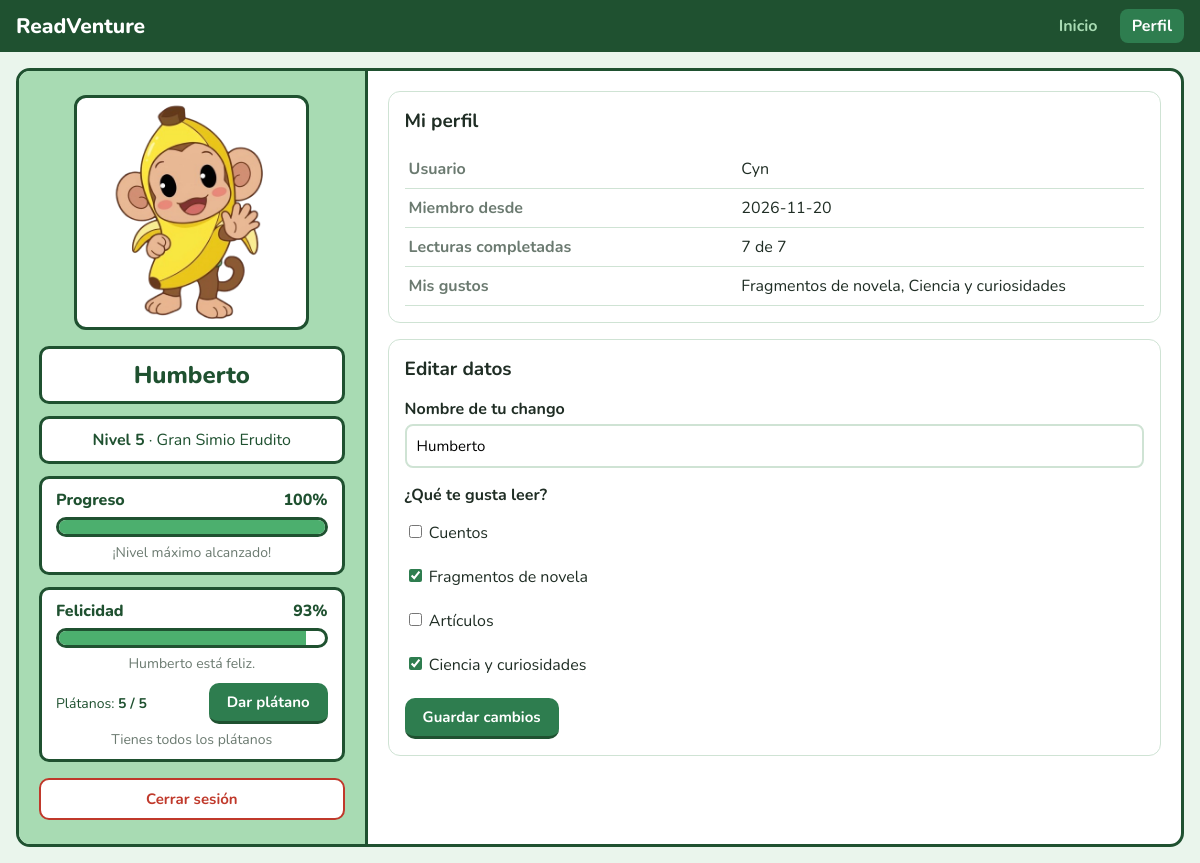
The app's page /perfil (signed in) with its own data.
### tables this page shows
CREATE TABLE usuarios (
            id INTEGER PRIMARY KEY AUTOINCREMENT,
            usuario TEXT UNIQUE NOT NULL,
            password TEXT NOT NULL,
            nombre_chango TEXT DEFAULT 'Chango',
            preferencias TEXT DEFAULT '',
            creado_en TEXT DEFAULT (date('now')),
            felicidad INTEGER DEFAULT 100,
            platanos INTEGER DEFAULT 3,
            felicidad_desde TEXT,   -- última vez que se le bajó la felicidad
            platanos_desde TEXT     -- última vez que se le recargó un plátano
        );

### app.py (the view, shortened to what this page needs)
@app.route("/perfil", methods=["GET", "POST"])
def perfil():
    usuario = usuario_actual()
    if not usuario:
        return redirect(url_for("login"))
    error = None
    mensaje = None
    lista = lecturas_con_estado(usuario)
    completadas = len([item for item in lista if item["estado"] == "completada"])
    gustos = [CATEGORIAS[c] for c in usuario["preferencias"].split(",") if c in CATEGORIAS]
    return render_template("perfil.html", usuario=usuario, categorias=CATEGORIAS,
                           actuales=usuario["preferencias"].split(","), gustos=gustos,
                           completadas=completadas, total=len(lista),
                           chango=progreso_del_chango(completadas),
                           mascota=actualizar_mascota(usuario["id"]),
                           error=error, mensaje=mensaje)

### app.py (called while the page is built, shortened)
def conectar():
    conexion = sqlite3.connect(BASE_DE_DATOS)
    conexion.row_factory = sqlite3.Row  # permite usar fila["columna"]
    return conexion

def usuario_actual():
    if "usuario_id" not in session:
        return None
    conexion = conectar()
    usuario = conexion.execute(
        "SELECT * FROM usuarios WHERE id = ?", (session["usuario_id"],)
    ).fetchone()
    conexion.close()
    return usuario

def progreso_del_chango(completadas):
    numero = numero_de_etapa(completadas)
    etapa = ETAPAS[numero]
    if numero == len(ETAPAS) - 1:
        return {"etapa": etapa, "numero": numero + 1, "siguiente": None,
                "porcentaje": 100, "hechas": 0, "necesarias": 0}

def numero_de_etapa(completadas):
    etapa = 0
    for i, info in enumerate(ETAPAS):
        if completadas >= info["lecturas"]:
            etapa = i
    return etapa

### templates/perfil.html (shortened to what this page needs)
{% extends "base.html" %}
{% block contenido %}
<div class="dos-columnas">
  <div class="columna-chango">
    {% include "_chango.html" %}
    <a class="boton boton-salir" href="{{ url_for('logout') }}">Cerrar sesión</a>
  </div>
  <div class="columna-niveles">
    <section class="caja">
      <h2>Mi perfil</h2>
      <table class="datos">
        <tr><th>Usuario</th><td>{{ usuario.usuario }}</td></tr>
        <tr><th>Miembro desde</th><td>{{ usuario.creado_en }}</td></tr>
        <tr><th>Lecturas completadas</th><td>{{ completadas }} de {{ total }}</td></tr>
        <tr><th>Mis gustos</th><td>{{ gustos | join(', ') }}</td></tr>
      </table>
    </section>
    <section class="caja">
      <h2>Editar datos</h2>
      <form method="post" class="formulario-perfil">
        <label for="nombre_chango">Nombre de tu chango</label>
        <input type="text" id="nombre_chango" name="nombre_chango" maxlength="30" value="{{ usuario.nombre_chango }}">
        <p class="etiqueta">¿Qué te gusta leer?</p>
        {% for clave, nombre in categorias.items() %}
        <label class="opcion">
          <input type="checkbox" name="categorias" value="{{ clave }}" {% if clave in actuales %}checked{% endif %}>
          {{ nombre }}
        </label>
        {% endfor %}
        <button type="submit" class="boton">Guardar cambios</button>
      </form>
    </section>
  </div>
</div>
{% endblock %}

### templates/base.html (shortened to what this page needs)
<!doctype html>
<html lang="es">
<head>
  <link rel="stylesheet" href="{{ url_for('static', filename='css/estilos.css') }}">
</head>
<body>
  <header class="barra">
    <a class="logo" href="{{ url_for('index') }}">ReadVenture</a>
    {% if session.usuario_id %}
    <nav>
      <a href="{{ url_for('inicio') }}" class="{{ 'activo' if request.endpoint == 'inicio' }}">Inicio</a>
      <a href="{{ url_for('perfil') }}" class="{{ 'activo' if request.endpoint == 'perfil' }}">Perfil</a>
    </nav>
    {% endif %}
  </header>
  <main class="contenedor">
    {% block contenido %}{% endblock %}
  </main>
</body>
</html>

### templates/_chango.html (shortened to what this page needs)
<section class="tarjeta-chango">
  <div class="cuadro-imagen">
    <img src="{{ url_for('static', filename='img/' + chango.etapa.imagen) }}" alt="{{ chango.etapa.nombre }}">
  </div>
  <div class="dato dato-nombre">{{ usuario.nombre_chango }}</div>
  <div class="dato">
    <strong>Nivel {{ chango.numero }}</strong> · {{ chango.etapa.nombre }}
  </div>
  <div class="dato">
    <p class="dato-titulo">Progreso <span>{{ chango.porcentaje }}%</span></p>
    <div class="barra-nivel">
      <div class="relleno" style="width: {{ chango.porcentaje }}%"></div>
    </div>
    {% if chango.siguiente %}
      {% set faltan = chango.necesarias - chango.hechas %}
      <p class="texto-barra">
        Le {{ 'falta' if faltan == 1 else 'faltan' }} {{ faltan }} {{ 'lectura' if faltan == 1 else 'lecturas' }}
        para ser <strong>{{ chango.siguiente.nombre }}</strong>
      </p>
    {% else %}
      <p class="texto-barra">¡Nivel máximo alcanzado!</p>
    {% endif %}
  </div>
  <div class="dato">
    <p class="dato-titulo">Felicidad <span>{{ mascota.felicidad }}%</span></p>
    <div class="barra-nivel">
      <div class="relleno {{ mascota.animo }}" style="width: {{ mascota.felicidad }}%"></div>
    </div>
    <p class="texto-barra">
      {% if mascota.animo == "feliz" %}{{ usuario.nombre_chango }} está feliz.
      {% elif mascota.animo == "normal" %}{{ usuario.nombre_chango }} tiene hambre.
      {% else %}{{ usuario.nombre_chango }} está triste. ¡Dale un plátano!{% endif %}
    </p>
    <form method="post" action="{{ url_for('alimentar') }}" class="form-platano">
      <span class="platanos">Plátanos: <strong>{{ mascota.platanos }} / {{ mascota.platanos_maximos }}</strong></span>
      <button type="submit" class="boton"
              {% if mascota.platanos == 0 or mascota.felicidad >= 100 %}disabled{% endif %}>
        Dar plátano
      </button>
    </form>
    <p class="texto-barra">
      {% if mascota.minutos_para_platano %}
        Siguiente plátano en {{ mascota.minutos_para_platano }} min
      {% else %}
        Tienes todos los plátanos
      {% endif %}
    </p>
  </div>
</section>

### static/css/estilos.css (style rules this page uses)
:root { --verde-oscuro: #1f5130; --verde: #2e7d4f; --verde-medio: #4caf6e; --verde-claro: #a8dbb3; --verde-fondo: #eaf5ec; --verde-suave: #d6ecdb; --texto: #1f2d24; --gris: #6b7a70; --borde: #cfe3d4; --rojo: #c0392b; --amarillo: #e2b93b; }
body { margin: 0; font-family: "Nunito", Verdana, Arial, sans-serif; font-size: 16px; color: var(--texto); background-color: var(--verde-fondo); }
a { color: var(--verde); }
h2 { font-size: 19px; margin-top: 0; }
.contenedor { max-width: 1200px; margin: 0 auto; padding: 16px; }
.barra { display: flex; justify-content: space-between; align-items: center; padding: 12px 16px; background-color: var(--verde-oscuro); }
.logo { color: white; font-size: 21px; font-weight: 800; text-decoration: none; }
.barra nav a { color: var(--verde-claro); text-decoration: none; font-weight: 700; margin-left: 6px; padding: 6px 12px; border-radius: 8px; }
.barra nav a.activo, .barra nav a:hover { color: white; background-color: var(--verde); }
.caja { background-color: white; border: 1px solid var(--borde); border-radius: 12px; padding: 16px; margin-bottom: 16px; }
.boton { display: inline-block; padding: 9px 18px; border: none; border-radius: 10px; border-bottom: 3px solid var(--verde-oscuro); background-color: var(--verde); color: white; font-family: inherit; font-size: 15px; font-weight: 700; text-decoration: none; cursor: pointer; }
.boton-salir { display: block; margin-top: 16px; text-align: center; background-color: white; color: var(--rojo); border: 2px solid var(--rojo); }
.tarjeta-chango { display: flex; flex-direction: column; gap: 12px; text-align: center; }
.cuadro-imagen { width: 75%; max-width: 240px; aspect-ratio: 1 / 1; margin: 0 auto 4px auto; background-color: white; border: 3px solid var(--verde-oscuro); border-radius: 12px; overflow: hidden; }
.cuadro-imagen img { width: 100%; height: 100%; object-fit: contain; }
.dato { padding: 10px 14px; background-color: white; border: 3px solid var(--verde-oscuro); border-radius: 10px; color: var(--verde-oscuro); }
.dato-nombre { font-size: 24px; font-weight: 800; }
.dato-titulo { display: flex; justify-content: space-between; margin: 0 0 6px 0; font-weight: 800; }
.barra-nivel { height: 20px; width: 100%; box-sizing: border-box; background-color: white; border: 3px solid var(--verde-oscuro); border-radius: 20px; overflow: hidden; }
.barra-nivel .relleno { height: 100%; background-color: var(--verde-medio); }
.barra-nivel .relleno.feliz { background-color: var(--verde-medio); }
.texto-barra { margin: 6px 0 0 0; font-size: 14px; color: var(--gris); }
.form-platano { display: flex; justify-content: space-between; align-items: center; gap: 8px; margin-top: 10px; }
.platanos { font-size: 14px; }
.dos-columnas, .pantalla-lectura { display: flex; align-items: stretch; min-height: calc(100vh - 110px); background-color: white; border: 3px solid var(--verde-oscuro); border-radius: 14px; overflow: hidden; }
.columna-chango { width: 30%; min-width: 260px; flex-shrink: 0; display: flex; flex-direction: column; padding: 24px 20px; box-sizing: border-box; background-color: var(--verde-claro); border-right: 3px solid var(--verde-oscuro); }
.columna-niveles { flex: 1; padding: 20px; }
.formulario label, .formulario-perfil label { display: block; margin-top: 10px; font-weight: 700; }
input[type="text"], input[type="email"], input[type="password"] { width: 100%; box-sizing: border-box; padding: 10px; margin-top: 4px; border: 2px solid var(--borde); border-radius: 8px; font-family: inherit; font-size: 15px; }
.formulario .boton, .formulario-perfil .boton { margin-top: 16px; }
.etiqueta { margin: 16px 0 4px 0; font-weight: 700; }
.opcion { display: block; padding: 6px 0; font-weight: normal !important; cursor: pointer; }
input[type="checkbox"], input[type="radio"] { accent-color: var(--verde); }
.datos { width: 100%; border-collapse: collapse; }
.datos th, .datos td { text-align: left; padding: 8px 4px; border-bottom: 1px solid var(--borde); }
.datos th { width: 45%; color: var(--gris); font-weight: 700; }

### records on screen
usuarios: nombre_chango "Humberto", usuario "Cyn", creado_en "2026-11-20"

### other values on screen
{{ chango.numero }} "5"
{{ chango.etapa.nombre }} "Gran Simio Erudito"
{{ chango.porcentaje }} "100"
{{ mascota.felicidad }} "93"
{{ mascota.platanos }} "5"
{{ mascota.platanos_maximos }} "5"
{{ completadas }} "7"
{{ total }} "7"
{{ gustos | join(', ') }} "Fragmentos de novela, Ciencia y curiosidades"
{{ nombre }} "Cuentos" "Fragmentos de novela" "Artículos" "Ciencia y curiosidades"
